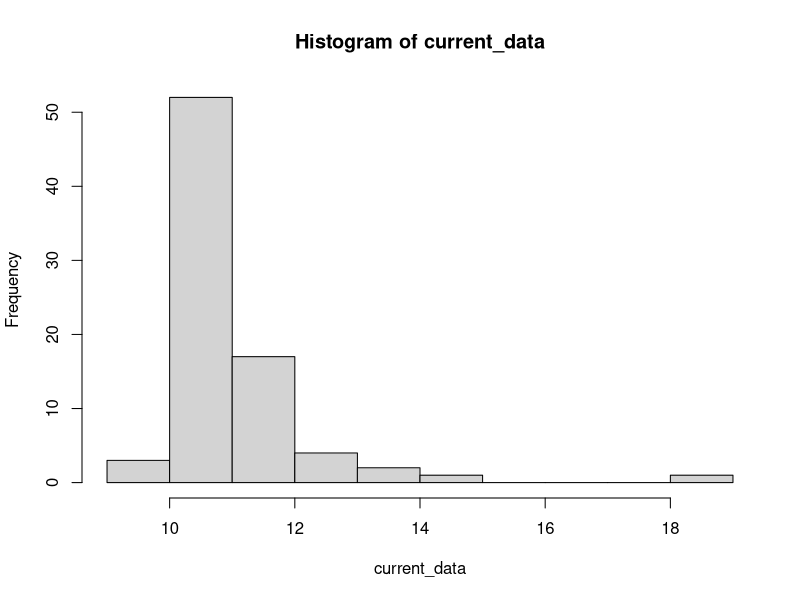

Reproduce this figure in R.
cat("Rendering of a 1000x1000 scene using supersampling of 25 rays per pixel.")
cat("100 renders were done, and the execution time in seconds was recorded below.")

current_data <- c(
  10.957,
  11.324,
  11.4,
  14.037,
  11.077,
  11.029,
  11.305,
  10.795,
  10.747,
  10.894,
  10.543,
  10.483,
  10.835,
  18.433,
  12.398,
  13.25,
  10.488,
  10.337,
  10.394,
  10.278,
  10.355,
  10.299,
  10.545,
  10.568,
  10.505,
  10.489,
  10.587,
  10.536,
  11.951,
  12.125,
  9.298,
  10.237,
  10.636,
  10.987,
  10.758,
  10.788,
  10.809,
  10.988,
  10.763,
  10.923,
  10.743,
  10.801,
  10.816,
  10.725,
  10.693,
  10.62,
  10.795,
  10.64,
  11.377,
  11.453,
  12.233,
  12.4,
  13.607,
  10.874,
  11.306,
  11.278,
  11.111,
  10.909,
  10.741,
  10.501, 
  9.464,
  9.904,
  10.899,
  11.274,
  11.058,
  11.03,
  10.895,
  10.624,
  10.626,
  10.643,
  10.571,
  10.545,
  10.614,
  10.658,
  10.506,
  11.211,
  10.73,
  10.815,
  11.051,
  11.027 
)

cat("Mean:", mean(current_data))
hist(current_data)
